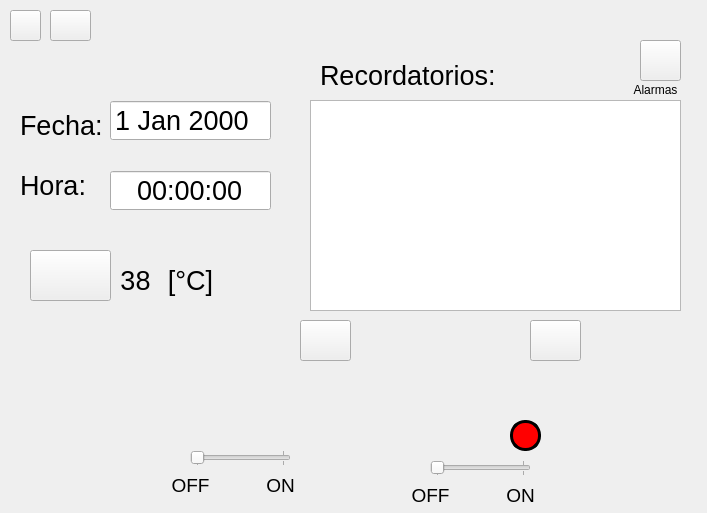
<?xml version="1.0" encoding="UTF-8"?>
<ui version="4.0">
 <class>Form</class>
 <widget class="QWidget" name="Form">
  <property name="geometry">
   <rect>
    <x>0</x>
    <y>0</y>
    <width>707</width>
    <height>513</height>
   </rect>
  </property>
  <property name="windowTitle">
   <string>Form</string>
  </property>
  <widget class="QPushButton" name="btn_info">
   <property name="geometry">
    <rect>
     <x>10</x>
     <y>10</y>
     <width>31</width>
     <height>31</height>
    </rect>
   </property>
   <property name="styleSheet">
    <string notr="true">QPushButton {
border-image: url(:/ICON/IMAGENES/info_on.png);
 }
QPushButton:hover {
border-image: url(:/ICON/IMAGENES/info_off.png);
}
QPushButton:pressed {
	border-image: url(:/ICON/IMAGENES/info_on.png);
}
</string>
   </property>
   <property name="text">
    <string/>
   </property>
  </widget>
  <widget class="QPushButton" name="btn_configVenti">
   <property name="geometry">
    <rect>
     <x>300</x>
     <y>320</y>
     <width>51</width>
     <height>41</height>
    </rect>
   </property>
   <property name="styleSheet">
    <string notr="true">QPushButton {
	border-image: url(:/ICON/IMAGENES/config_off.png);
 }
QPushButton:hover {
	border-image: url(:/ICON/IMAGENES/config_on.png);
}
QPushButton:pressed {
	border-image: url(:/ICON/IMAGENES/config_off.png);
}
</string>
   </property>
   <property name="text">
    <string/>
   </property>
  </widget>
  <widget class="QPushButton" name="btn_configFoco">
   <property name="geometry">
    <rect>
     <x>530</x>
     <y>320</y>
     <width>51</width>
     <height>41</height>
    </rect>
   </property>
   <property name="styleSheet">
    <string notr="true">QPushButton {
	border-image: url(:/ICON/IMAGENES/config_off.png);
 }
QPushButton:hover {
	border-image: url(:/ICON/IMAGENES/config_on.png);
}
QPushButton:pressed {
	border-image: url(:/ICON/IMAGENES/config_off.png);
}
</string>
   </property>
   <property name="text">
    <string/>
   </property>
  </widget>
  <widget class="QPushButton" name="btn_configIdioma">
   <property name="geometry">
    <rect>
     <x>50</x>
     <y>10</y>
     <width>41</width>
     <height>31</height>
    </rect>
   </property>
   <property name="styleSheet">
    <string notr="true">QPushButton {
border-image: url(:/ICON/IMAGENES/idioma_on.png);
 }
QPushButton:hover {
border-image: url(:/ICON/IMAGENES/idioma_off.png);
}
QPushButton:pressed {
border-image: url(:/ICON/IMAGENES/idioma_on.png);
}
</string>
   </property>
   <property name="text">
    <string/>
   </property>
  </widget>
  <widget class="QSlider" name="hoSli_venti">
   <property name="geometry">
    <rect>
     <x>190</x>
     <y>450</y>
     <width>101</width>
     <height>16</height>
    </rect>
   </property>
   <property name="maximum">
    <number>1</number>
   </property>
   <property name="pageStep">
    <number>1</number>
   </property>
   <property name="orientation">
    <enum>Qt::Horizontal</enum>
   </property>
   <property name="tickPosition">
    <enum>QSlider::TicksBothSides</enum>
   </property>
  </widget>
  <widget class="QLabel" name="label_3">
   <property name="geometry">
    <rect>
     <x>170</x>
     <y>470</y>
     <width>41</width>
     <height>31</height>
    </rect>
   </property>
   <property name="font">
    <font>
     <pointsize>14</pointsize>
    </font>
   </property>
   <property name="text">
    <string>OFF</string>
   </property>
   <property name="alignment">
    <set>Qt::AlignCenter</set>
   </property>
  </widget>
  <widget class="QLabel" name="label_4">
   <property name="geometry">
    <rect>
     <x>260</x>
     <y>470</y>
     <width>41</width>
     <height>31</height>
    </rect>
   </property>
   <property name="font">
    <font>
     <pointsize>14</pointsize>
    </font>
   </property>
   <property name="text">
    <string>ON</string>
   </property>
   <property name="alignment">
    <set>Qt::AlignCenter</set>
   </property>
  </widget>
  <widget class="QLabel" name="label_8">
   <property name="geometry">
    <rect>
     <x>500</x>
     <y>480</y>
     <width>41</width>
     <height>31</height>
    </rect>
   </property>
   <property name="font">
    <font>
     <pointsize>14</pointsize>
    </font>
   </property>
   <property name="text">
    <string>ON</string>
   </property>
   <property name="alignment">
    <set>Qt::AlignCenter</set>
   </property>
  </widget>
  <widget class="QLabel" name="label_9">
   <property name="geometry">
    <rect>
     <x>410</x>
     <y>480</y>
     <width>41</width>
     <height>31</height>
    </rect>
   </property>
   <property name="font">
    <font>
     <pointsize>14</pointsize>
    </font>
   </property>
   <property name="text">
    <string>OFF</string>
   </property>
   <property name="alignment">
    <set>Qt::AlignCenter</set>
   </property>
  </widget>
  <widget class="QSlider" name="hoSli_foco">
   <property name="geometry">
    <rect>
     <x>430</x>
     <y>460</y>
     <width>101</width>
     <height>16</height>
    </rect>
   </property>
   <property name="maximum">
    <number>1</number>
   </property>
   <property name="pageStep">
    <number>1</number>
   </property>
   <property name="orientation">
    <enum>Qt::Horizontal</enum>
   </property>
   <property name="tickPosition">
    <enum>QSlider::TicksBothSides</enum>
   </property>
  </widget>
  <widget class="QLabel" name="bel_colorFoco">
   <property name="geometry">
    <rect>
     <x>510</x>
     <y>420</y>
     <width>31</width>
     <height>31</height>
    </rect>
   </property>
   <property name="minimumSize">
    <size>
     <width>20</width>
     <height>20</height>
    </size>
   </property>
   <property name="maximumSize">
    <size>
     <width>16777215</width>
     <height>16777215</height>
    </size>
   </property>
   <property name="font">
    <font>
     <pointsize>14</pointsize>
    </font>
   </property>
   <property name="styleSheet">
    <string notr="true">border :3px solid black;
border-radius: 15px;
background-color: rgb(255, 0, 0);</string>
   </property>
   <property name="text">
    <string/>
   </property>
   <property name="alignment">
    <set>Qt::AlignCenter</set>
   </property>
  </widget>
  <widget class="QLabel" name="bel_estadoVenti">
   <property name="geometry">
    <rect>
     <x>190</x>
     <y>350</y>
     <width>111</width>
     <height>91</height>
    </rect>
   </property>
   <property name="styleSheet">
    <string notr="true">border-image: url(:/ICON/IMAGENES/ventilador_off.png);</string>
   </property>
   <property name="text">
    <string/>
   </property>
  </widget>
  <widget class="QLabel" name="bel_estadoFoco">
   <property name="geometry">
    <rect>
     <x>430</x>
     <y>350</y>
     <width>111</width>
     <height>91</height>
    </rect>
   </property>
   <property name="styleSheet">
    <string notr="true">border-image: url(:/ICON/IMAGENES/foco_off.png);</string>
   </property>
   <property name="text">
    <string/>
   </property>
  </widget>
  <widget class="QTimeEdit" name="timeEdit_tiempo">
   <property name="geometry">
    <rect>
     <x>110</x>
     <y>170</y>
     <width>161</width>
     <height>41</height>
    </rect>
   </property>
   <property name="font">
    <font>
     <pointsize>20</pointsize>
    </font>
   </property>
   <property name="wrapping">
    <bool>false</bool>
   </property>
   <property name="alignment">
    <set>Qt::AlignCenter</set>
   </property>
   <property name="readOnly">
    <bool>true</bool>
   </property>
   <property name="buttonSymbols">
    <enum>QAbstractSpinBox::NoButtons</enum>
   </property>
  </widget>
  <widget class="QPushButton" name="pushButton_3">
   <property name="geometry">
    <rect>
     <x>30</x>
     <y>250</y>
     <width>81</width>
     <height>51</height>
    </rect>
   </property>
   <property name="styleSheet">
    <string notr="true">border-image: url(:/ICON/IMAGENES/termo.png);
</string>
   </property>
   <property name="text">
    <string/>
   </property>
  </widget>
  <widget class="QLabel" name="label_6">
   <property name="geometry">
    <rect>
     <x>20</x>
     <y>110</y>
     <width>91</width>
     <height>31</height>
    </rect>
   </property>
   <property name="font">
    <font>
     <pointsize>20</pointsize>
    </font>
   </property>
   <property name="text">
    <string>Fecha:</string>
   </property>
  </widget>
  <widget class="QLabel" name="bel_temp">
   <property name="geometry">
    <rect>
     <x>110</x>
     <y>260</y>
     <width>51</width>
     <height>41</height>
    </rect>
   </property>
   <property name="font">
    <font>
     <pointsize>20</pointsize>
    </font>
   </property>
   <property name="text">
    <string>38</string>
   </property>
   <property name="alignment">
    <set>Qt::AlignCenter</set>
   </property>
  </widget>
  <widget class="QLabel" name="label_7">
   <property name="geometry">
    <rect>
     <x>20</x>
     <y>170</y>
     <width>81</width>
     <height>31</height>
    </rect>
   </property>
   <property name="font">
    <font>
     <pointsize>20</pointsize>
    </font>
   </property>
   <property name="text">
    <string>Hora:</string>
   </property>
  </widget>
  <widget class="QLabel" name="label_2">
   <property name="geometry">
    <rect>
     <x>160</x>
     <y>260</y>
     <width>61</width>
     <height>41</height>
    </rect>
   </property>
   <property name="font">
    <font>
     <pointsize>20</pointsize>
    </font>
   </property>
   <property name="text">
    <string>[°C]</string>
   </property>
   <property name="alignment">
    <set>Qt::AlignCenter</set>
   </property>
  </widget>
  <widget class="QDateEdit" name="dateEdit_fecha">
   <property name="geometry">
    <rect>
     <x>110</x>
     <y>100</y>
     <width>161</width>
     <height>41</height>
    </rect>
   </property>
   <property name="font">
    <font>
     <pointsize>20</pointsize>
    </font>
   </property>
   <property name="readOnly">
    <bool>true</bool>
   </property>
   <property name="buttonSymbols">
    <enum>QAbstractSpinBox::NoButtons</enum>
   </property>
  </widget>
  <widget class="QPlainTextEdit" name="plaTextEdit_notas">
   <property name="geometry">
    <rect>
     <x>310</x>
     <y>100</y>
     <width>371</width>
     <height>211</height>
    </rect>
   </property>
  </widget>
  <widget class="QLabel" name="label_10">
   <property name="geometry">
    <rect>
     <x>320</x>
     <y>60</y>
     <width>181</width>
     <height>31</height>
    </rect>
   </property>
   <property name="font">
    <font>
     <pointsize>20</pointsize>
    </font>
   </property>
   <property name="text">
    <string>Recordatorios:</string>
   </property>
  </widget>
  <widget class="QPushButton" name="btn_configAlarm">
   <property name="geometry">
    <rect>
     <x>640</x>
     <y>40</y>
     <width>41</width>
     <height>41</height>
    </rect>
   </property>
   <property name="styleSheet">
    <string notr="true">QPushButton {
	border-image: url(:/ICON/IMAGENES/alarm_on.png);
 }
QPushButton:hover {
	border-image: url(:/ICON/IMAGENES/alarm_off.png);
}
QPushButton:pressed {
	border-image: url(:/ICON/IMAGENES/alarm_on.png);
}
</string>
   </property>
   <property name="text">
    <string/>
   </property>
  </widget>
  <widget class="QLabel" name="label">
   <property name="geometry">
    <rect>
     <x>630</x>
     <y>80</y>
     <width>51</width>
     <height>20</height>
    </rect>
   </property>
   <property name="text">
    <string>Alarmas</string>
   </property>
   <property name="alignment">
    <set>Qt::AlignCenter</set>
   </property>
  </widget>
 </widget>
 <resources>
  <include location="../../IMAG.qrc"/>
 </resources>
 <connections/>
</ui>
